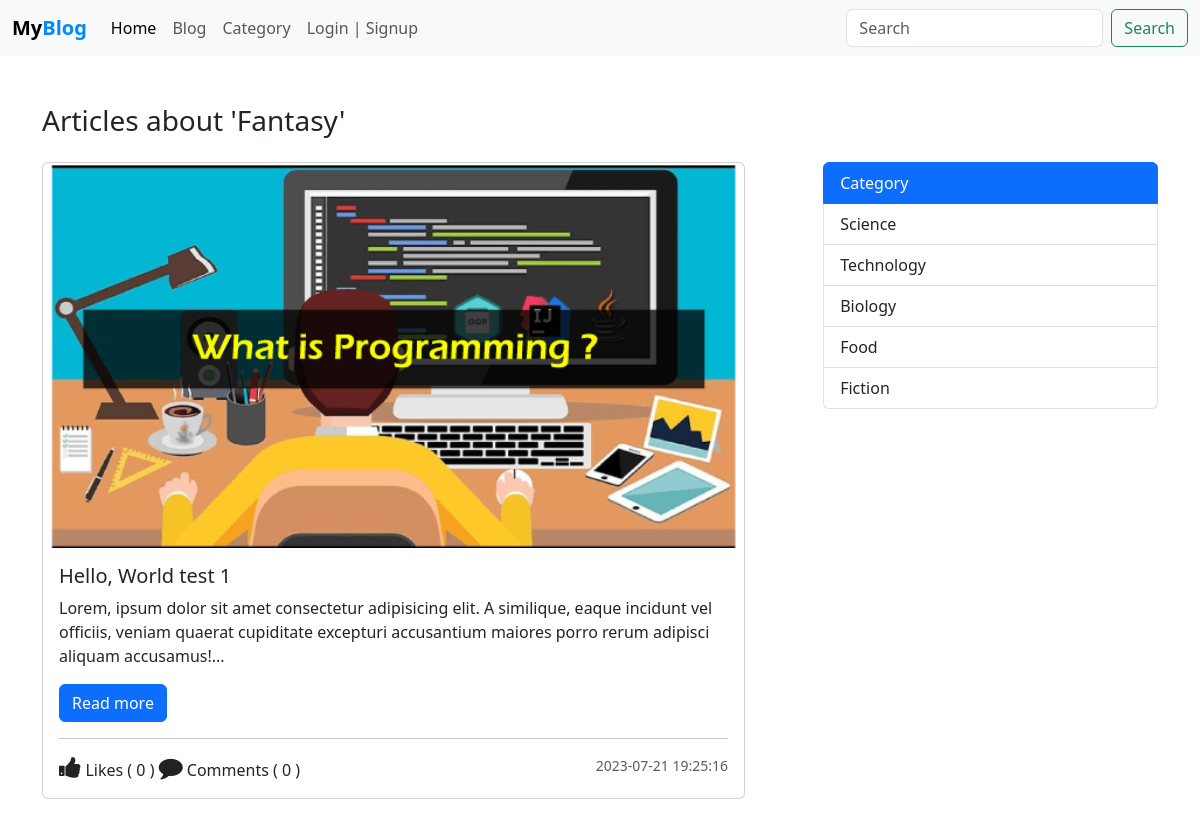
The page /category.php?category_id=7 on the database its author committed.
### tables this page shows
CREATE TABLE `category` (
  `id` int(11) NOT NULL,
  `category` varchar(127) NOT NULL
);

CREATE TABLE `post` (
  `post_id` int(11) NOT NULL,
  `post_title` varchar(127) NOT NULL,
  `post_text` text NOT NULL,
  `category` int(11) NOT NULL,
  `publish` int(2) NOT NULL DEFAULT 1,
  `cover_url` varchar(255) NOT NULL DEFAULT 'default.jpg',
  `crated_at` datetime NOT NULL DEFAULT current_timestamp()
);

### admin/data/Post.php (called while the page is built, shortened)
<?php
function getAllPostsByCategory($conn, $category_id){
   $sql = "SELECT * FROM post  WHERE category=? AND publish=1";
   $stmt = $conn->prepare($sql);
   $stmt->execute([$category_id]);
   if($stmt->rowCount() >= 1){
         $data = $stmt->fetchAll();
         return $data;
   }else {
       return 0;
   }
}
function getCategoryById($conn, $id){
   $sql = "SELECT * FROM category WHERE id=?";
   $stmt = $conn->prepare($sql);
   $stmt->execute([$id]);
   if($stmt->rowCount() >= 1){
         $data = $stmt->fetch();
         return $data;
   }else {
       return 0;
   }
}
function get5Categoies($conn){
   $sql = "SELECT * FROM category LIMIT 5";
   $stmt = $conn->prepare($sql);
   $stmt->execute();
   if($stmt->rowCount() >= 1){
         $data = $stmt->fetchAll();
         return $data;
   }else {
       return 0;
   }
}
function getAllCategories($conn){
   $sql = "SELECT * FROM category ORDER BY category";
   $stmt = $conn->prepare($sql);
   $stmt->execute();
   if($stmt->rowCount() >= 1){
         $data = $stmt->fetchAll();
         return $data;
   }else {
       return 0;
   }
}

### admin/data/Comment.php (called while the page is built, shortened)
<?php
function CountByPostID($conn, $id){
   $sql = "SELECT * FROM comment WHERE post_id=?";
   $stmt = $conn->prepare($sql);
   $stmt->execute([$id]);
   return $stmt->rowCount();
}
function likeCountByPostID($conn, $id){
   $sql = "SELECT * FROM post_like WHERE post_id=?";
   $stmt = $conn->prepare($sql);
   $stmt->execute([$id]);
   return $stmt->rowCount();
}

### Category.php (the view, shortened to what this page needs)
<?php
$logged = false;
  include_once("db_conn.php");
  include_once("admin/data/Post.php");
  include_once("admin/data/Comment.php");
  $categories = getAllCategories($conn);
  $categories5 = get5Categoies($conn);
  $category = 0;
 ?>
<!DOCTYPE html>
<html lang="en">
<head>
		<?php
           if (isset($_GET['category_id'])){
           	   $c_id =$_GET['category_id'];
           	   $category = getCategoryById($conn, $c_id);
           }else {
              echo "Blog Category Page";
           }
		 ?>
	<link href="https://cdn.jsdelivr.net/npm/bootstrap@5.3.0/dist/css/bootstrap.min.css" rel="stylesheet">
	<link rel="stylesheet" href="https://stackpath.bootstrapcdn.com/font-awesome/4.7.0/css/font-awesome.min.css">
	<link rel="stylesheet" href="css/style.css">
</head>
<body>
 <?php
     include 'inc/NavBar.php';
  ?>
 <div class="container mt-5">
 <h1 class="display-4 mb-4 fs-3">
 			<?php if ($category != 0)
 			  echo "Articles about '".$category['category']."'";
 			else echo "Articles"; ?>
</h1>
  <section class="d-flex">
  	<?php if (!isset($_GET['category_id'])) { ?>
  	   <main class="main-blog p-2">
  	   	  <div class="list-group category-aside">
  	   	  	 <?php foreach ($categories as $category) {?>
			  <a href="category.php?category_id=<?=$category['id']?>"
			     class="list-group-item list-group-item-action">
			  	<?php echo $category['category']; ?>
			  </a>
			<?php } ?>
		   </div>
  	   </main>
  	<?php }else{
  	 $cId = $_GET['category_id'];
  	 $posts = getAllPostsByCategory($conn, $cId);
  	?>
	<?php if ($posts != 0) { ?>
   <main class="main-blog">
   	<?php foreach ($posts as $post) { ?>
   	   <div class="card main-blog-card mb-5">
	  <img src="upload/blog/<?=$post['cover_url']?>" class="card-img-top" alt="...">
	  <div class="card-body">
	    <h5 class="card-title"><?=$post['post_title']?></h5>
	    <?php
            $p = strip_tags($post['post_text']);
            $p = substr($p, 0, 200);
	     ?>
	    <p class="card-text"><?=$p?>...</p>
	    <a href="blog-view.php?post_id=<?=$post['post_id']?>" class="btn btn-primary">Read more</a>
	    <hr>
        <div class="d-flex justify-content-between">
        	<div class="react-btns">
    		<?php
    		$post_id = $post['post_id'];
    		if ($logged) {
    			$liked = isLikedByUserID($conn, $post_id, $user_id);
            if($liked){
    		 ?>
        	<i class="fa fa-thumbs-up liked like-btn"
		   	   post-id="<?=$post_id?>"
		   	   liked="1"
		   	   aria-hidden="true"></i>
		       <?php }else{ ?>
		    <i class="fa fa-thumbs-up like like-btn"
		        post-id="<?=$post_id?>"
		   	    liked="0"
		        aria-hidden="true"></i>
		    <?php } } else{ ?>
		    <i class="fa fa-thumbs-up" aria-hidden="true"></i>
		    <?php } ?>
		   Likes (
    <span><?php
   echo likeCountByPostID($conn, $post['post_id']);
     ?></span> )
		    <a href="blog-view.php?post_id=<?=$post['post_id']?>#comments">
        	<i class="fa fa-comment" aria-hidden="true"></i> Comments (
		        <?php
                    echo CountByPostID($conn, $post['post_id']);
		         ?>
		        )
		    </a>
		    </div>
		    <small class="text-body-secondary"><?=$post['crated_at']?></small>
        </div>
	  </div>
	</div>
   <?php } ?>
   </main>
  	<?php } } ?>
       <aside class="aside-main">
       	   <div class="list-group category-aside">
			  <a href="#"
			     class="list-group-item list-group-item-action active"
			     aria-current="true">
			    Category
			  </a>
			  <?php foreach ($categories5 as $category ) { ?>
			  <a href="category.php?category_id=<?=$category['id']?>"
			  	 class="list-group-item list-group-item-action">
			  	<?php echo $category['category']; ?>
			  </a>
			  <?php } ?>
			</div>
       </aside>
  </section>
    </div>
</body>
</html>

### css/style.css (style rules this page uses)
img { max-width: 100%; }
.main-blog-card { width: 90%; }
.category-aside { width: 100%; }
.main-blog { width: 70%; }
.aside-main { width: 30%; }
.react-btns i { font-size: 24px; color: #222; cursor: pointer; }
.react-btns a { text-decoration: none; color: #222; cursor: pointer; }

### rows shown on the page
category: category "Fantasy"
post: cover_url (picture), post_title "Hello, World test 1", post_text "Lorem, ipsum dolor sit amet consectetur adipisicing elit. A similique, eaque incidunt vel officiis, veniam quaerat cupiditate excepturi accusantium maiores porro rerum adipisci aliquam accusamus!", post_id "0", crated_at "2023-07-21 19:25:16"
category: category "Science"
category: category "Technology"
category: category "Biology"
category: category "Food"
category: category "Fiction"
